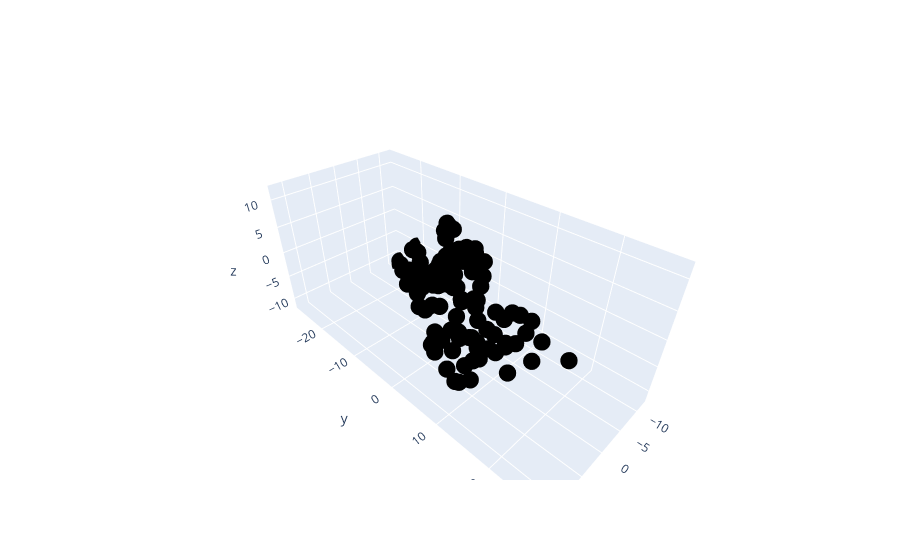

The notebook cell saved with this chart:
### Code cell
import numpy as np
import matplotlib.pyplot as plt

import plotly.graph_objects as go

zakres = [-4,4]

v1 = np.array([[ 3,5,1 ]])
v2 = np.array([[ 0,2,2 ]])


# v1 = np.array([ 1.5,2.5,0.5 ])
# v2 = np.array([ 0,2,2 ])
v3 = np.concatenate((v2,v1),axis = 0).T

print(v3)

wektory = np.random.uniform(zakres[0], zakres[1], (2,100)).T

# print(wektory.T)

points = np.zeros((100,3))

print(wektory[1])

for i in range (len(wektory)):
    points[i,:] = v3 @ wektory[i].T
    
# # print(punkty)

fig = go.Figure( data=[go.Scatter3d(x=points[:,0], y=points[:,1], z=points[:,2],
                                    mode='markers', marker=dict(size=6,color='black') )])

# fig = go.Figure(data=[go.Scatter3d(
#                 x = punkty[:,0], 
#                 y = punkty[:,1], 
#                 z = punkty[:,2],
#                 mode='markers'
#                 )])

fig.show()
